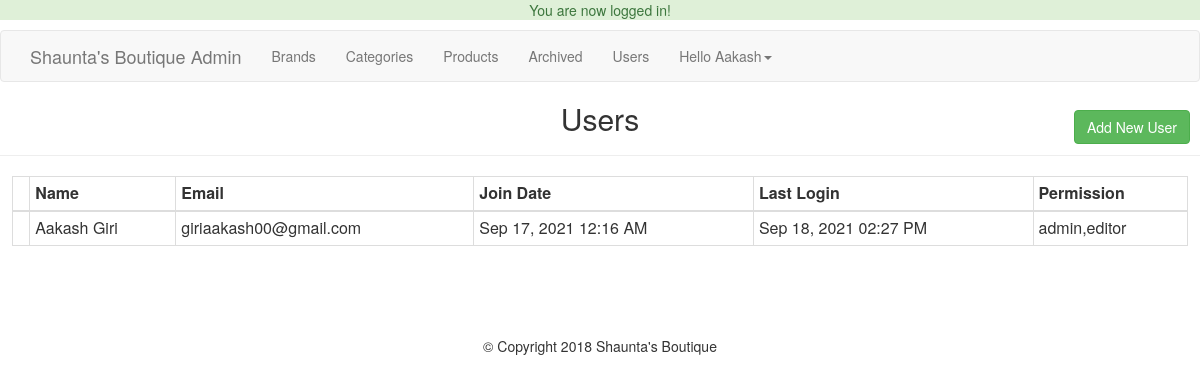
The page /admin/users.php (signed in) on the database its author committed.
### tables this page shows
CREATE TABLE `users` (
  `id` int(11) NOT NULL,
  `full_name` varchar(255) NOT NULL,
  `email` varchar(175) NOT NULL,
  `password` varchar(255) NOT NULL,
  `permission` varchar(50) NOT NULL,
  `join_date` datetime NOT NULL DEFAULT current_timestamp(),
  `last_login` datetime NOT NULL
);

### helpers/helper.php (called while the page is built, shortened)
<?php
	function pretty_date($date){
		return date("M d, Y h:i A", strtotime($date));
	}
?>

### admin/users.php (the view, shortened to what this page needs)
<?php
    require_once "../core/db.php";
	include "includes/header.php";
	include "includes/navigation.php";
	if(isset($_GET["add"])){
		$name = ((isset($_POST["name"])) ? sanitize($_POST["name"]) : '');
	    $email = ((isset($_POST["email"])) ? sanitize($_POST["email"]) : '');
		$password = ((isset($_POST["password"])) ? sanitize($_POST["password"]) : '');
		$confirm = ((isset($_POST["confirm"])) ? sanitize($_POST["confirm"]) : '');
		$permissions = ((isset($_POST["permissions"])) ? sanitize($_POST["permissions"]) : '');
		$errors = array();
		if($_POST){
			$emailSql = "select * from users where email = '$email';";
			$emailResult = mysqli_query($conn, $emailSql);
			$emailCount = mysqli_num_rows($emailResult);
			$user = mysqli_fetch_assoc($emailResult);
			if($emailCount != 0){
				$errors[] = "This email is already exist in our databse.";
			}
			$required = array('name', 'email', 'password', 'confirm', 'permissions');
			foreach($required as $f){
				if(empty($_POST[$f])){
					$errors[] = "You must fill out all fields.";
					break;
				}
			}
			if(!filter_var($email, FILTER_VALIDATE_EMAIL)){
				$errors[] = "You must enter a valid email.";
			}
			if(strlen($password) < 6){
				$errors[] = "Password must be atleast 6 characters.";
			}
			if($password != $confirm){
				$errors[] = "The new password and confrim new password does not match!";
			}
			if(!empty($errors)){
				echo display_error($errors);
			}else{
				$hashed = password_hash($password, PASSWORD_DEFAULT);
				$conn->query("insert into users(full_name, email, password, permission) values('$name', '$email', '$hashed', '$permissions')");
				$_SESSION["success_flash"] = "User has been added.";
				header("Location: users.php");
			}
		}
		?>
		<h2 class="text-center">Add A New User</h2>
		<form action="users.php?add=1" method="POST">
		    <div class="form-group col-md-6">
		    	<label for="name">Name: </label>
		    	<input type="text" name="name" class="form-control" id="name" value="<?=$name;?>">
			</div>
			<div class="form-group col-md-6">
				<label for="email">Email: </label>
				<input type="text" name="email" class="form-control" id="email" value="<?=$email;?>">
			</div>
			<div class="form-group col-md-6">
				<label for="password">Password: </label>
				<input type="password" name="password" class="form-control" id="password" value="<?=$password;?>">
			</div>
			<div class="form-group col-md-6">
				<label for="confirm">Confirm Password: </label>
				<input type="password" name="confirm" class="form-control" id="confirm" value="<?=$confirm;?>">
		    </div>
			<div class="form-group col-md-6">
				<label for="permissions">Permissions: </label>
				<select name="permissions" class="form-control">
					<option value=""<?=(($permissions == '') ? "selected" : '');?>></option>
					<option value="editor"<?=(($permissions == 'editor') ? "selected" : '');?>>Editor</option>
					<option value="admin,editor"<?=(($permissions == 'admin,editor') ? "selected" : '');?>>Admin</option>
				</select>
			</div>
		   <div class="form-group col-md-6 text-right" style="margin-top:28px;">
		        <a href="users.php" class="btn btn-default">Cancel</a>
				<input type="submit" value="Add User" class="btn btn-primary">
		   </div>
		</form>
		<?php
	}else{
	$userQuery = $conn->query("select * from users order by full_name");
?>
	<h2 class="text-center">Users</h2>
	<a href="users.php?add=1" class="btn btn-success pull-right" id="add-product-btn">Add New User</a>
	<hr>
	<table class="table table-condensed table-bordered table-stripped">
	    <thead>
	    	<th></th>
	    	<th>Name</th>
	    	<th>Email</th>
	    	<th>Join Date</th>
	    	<th>Last Login</th>
	    	<th>Permission</th>
	    </thead>
	    <tbody>
		<?php while($user = mysqli_fetch_assoc($userQuery)): ?>
	    	<tr>
	    		<td>
				</td>
	    		<td><?=$user["full_name"];?></td>
	    		<td><?=$user["email"];?></td>
	    		<td><?=pretty_date($user["join_date"]);?></td>
	    		<td><?=(($user["last_login"] == '0000-00-00 00:00:00') ? "Never" : pretty_date($user["last_login"]));?></td>
	    		<td><?=$user["permission"];?></td>
	    	</tr>
		<?php endwhile; ?>
	    </tbody>
	</table>
<?php
    } include "includes/footer.php";
?>

### css/main.css (style rules this page uses)
.table { width: 98%!important; margin: 0 auto!important; }
#add-product-btn { margin-right:10px; margin-top:-35px; }

### rows shown on the page
users: full_name "Aakash Giri", email "giriaakash00@gmail.com", join_date "Sep 17, 2021 12:16 AM", last_login "Sep 18, 2021 02:27 PM", permission "admin,editor"

### other values the page prints
$_SESSION['success_flash'] "You are now logged in!"
$user_data["first"] "Aakash"
